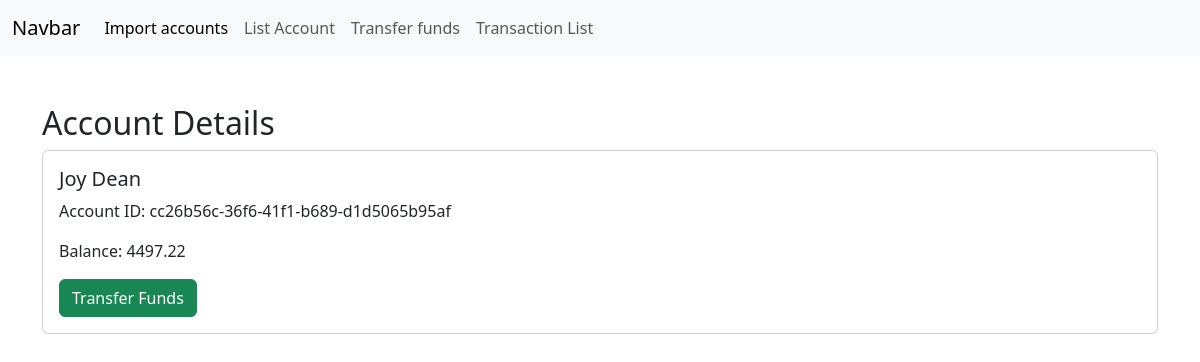
Page /account-detail/cc26b56c-36f6-41f1-b689-d1d5065b95af/ on the committed database.
### accounts/models.py (models this page shows, shortened)
class Account(models.Model):
    id = models.UUIDField(primary_key=True, editable=False)
    name = models.CharField(max_length=100)
    balance = models.DecimalField(max_digits=10, decimal_places=2)

### accounts/views.py (the view)
# urls.py: path('account-detail/<uuid:pk>/', AccountDetail.as_view(), name='account_detail'),
class AccountDetail(DetailView):
    model = Account

### accounts/templates/accounts/account_detail.html (shortened to what this page needs)
{% extends "base.html" %}
{% block body %}
<div class="container mt-5">
    <h2>Account Details</h2>
    <div class="card">
        <div class="card-body">
            <h5 class="card-title">{{ object.name }}</h5>
            <p class="card-text">Account ID: {{ object.id }}</p>
            <p class="card-text">Balance: {{ object.balance }}</p>
            <a href="#" class="btn btn-success">Transfer Funds</a>
        </div>
    </div>
</div>
{% endblock body %}

### rows in the picture
Account: name "Joy Dean", id "cc26b56c-36f6-41f1-b689-d1d5065b95af", balance "4497.22"
